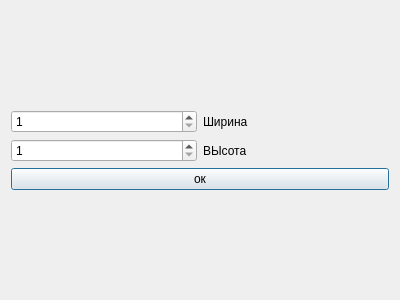
<?xml version="1.0" encoding="UTF-8"?>
<ui version="4.0">
 <class>Dialog_i_j</class>
 <widget class="QDialog" name="Dialog_i_j">
  <property name="geometry">
   <rect>
    <x>0</x>
    <y>0</y>
    <width>400</width>
    <height>300</height>
   </rect>
  </property>
  <property name="windowTitle">
   <string>Dialog</string>
  </property>
  <layout class="QGridLayout" name="gridLayout_2">
   <item row="0" column="0">
    <layout class="QVBoxLayout" name="verticalLayout">
     <item>
      <layout class="QGridLayout" name="gridLayout">
       <item row="0" column="1">
        <widget class="QLabel" name="weightLabel">
         <property name="text">
          <string>Ширина</string>
         </property>
        </widget>
       </item>
       <item row="0" column="0">
        <widget class="QSpinBox" name="weight">
         <property name="minimum">
          <number>1</number>
         </property>
         <property name="maximum">
          <number>20</number>
         </property>
        </widget>
       </item>
       <item row="1" column="0">
        <widget class="QSpinBox" name="height">
         <property name="minimum">
          <number>1</number>
         </property>
         <property name="maximum">
          <number>20</number>
         </property>
        </widget>
       </item>
       <item row="1" column="1">
        <widget class="QLabel" name="heightlabel">
         <property name="text">
          <string>ВЫсота</string>
         </property>
        </widget>
       </item>
      </layout>
     </item>
     <item>
      <widget class="QPushButton" name="ok">
       <property name="text">
        <string>ок</string>
       </property>
      </widget>
     </item>
    </layout>
   </item>
  </layout>
 </widget>
 <resources/>
 <connections/>
</ui>
